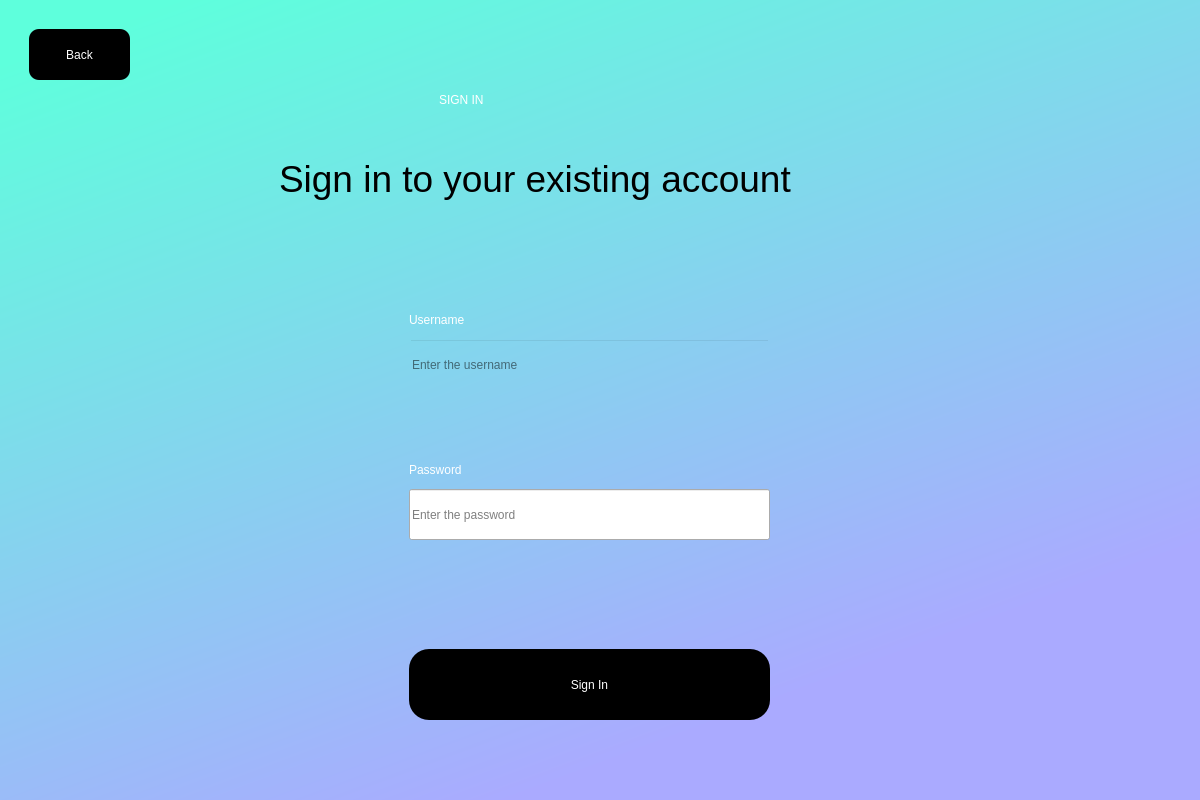
<?xml version="1.0" encoding="UTF-8"?>
<ui version="4.0">
 <class>Dialog</class>
 <widget class="QDialog" name="Dialog">
  <property name="geometry">
   <rect>
    <x>0</x>
    <y>0</y>
    <width>1200</width>
    <height>800</height>
   </rect>
  </property>
  <property name="windowTitle">
   <string>Dialog</string>
  </property>
  <widget class="QWidget" name="widget" native="true">
   <property name="geometry">
    <rect>
     <x>-1</x>
     <y>-1</y>
     <width>1201</width>
     <height>801</height>
    </rect>
   </property>
   <property name="styleSheet">
    <string notr="true">QWidget#widget{

background-color:qlineargradient(spread:pad, x1:0.031, y1:0.0629545, x2:0.526316, y2:0.943, stop:0 rgba(94, 255, 220, 255), stop:1 rgba(170, 170, 255, 255))}</string>
   </property>
   <widget class="QLabel" name="label_2">
    <property name="geometry">
     <rect>
      <x>440</x>
      <y>60</y>
      <width>311</width>
      <height>81</height>
     </rect>
    </property>
    <property name="styleSheet">
     <string notr="true">font: 48pt &quot;Alta&quot;; color:rgb(255, 255, 255)</string>
    </property>
    <property name="text">
     <string>SIGN IN</string>
    </property>
   </widget>
   <widget class="QPushButton" name="signin">
    <property name="geometry">
     <rect>
      <x>410</x>
      <y>650</y>
      <width>361</width>
      <height>71</height>
     </rect>
    </property>
    <property name="styleSheet">
     <string notr="true">border-radius:20px;
font: 26pt &quot;Georgia&quot;;
background-color: rgb(0, 0, 0);

color: rgb(255, 255, 255);</string>
    </property>
    <property name="text">
     <string>Sign In</string>
    </property>
   </widget>
   <widget class="QLabel" name="label">
    <property name="geometry">
     <rect>
      <x>280</x>
      <y>150</y>
      <width>651</width>
      <height>61</height>
     </rect>
    </property>
    <property name="styleSheet">
     <string notr="true">font: 26pt &quot;Myanmar Texc&quot;;
color:rgb(0, 0, 0)</string>
    </property>
    <property name="text">
     <string>&lt;html&gt;&lt;head/&gt;&lt;body&gt;&lt;p&gt;&lt;span style=&quot; font-size:28pt;&quot;&gt;Sign in to your existing account &lt;/span&gt;&lt;/p&gt;&lt;/body&gt;&lt;/html&gt;</string>
    </property>
   </widget>
   <widget class="QLineEdit" name="usernamefield">
    <property name="geometry">
     <rect>
      <x>410</x>
      <y>340</y>
      <width>361</width>
      <height>51</height>
     </rect>
    </property>
    <property name="styleSheet">
     <string notr="true">font: 16pt &quot;Myanmar Text&quot;;
background-color: rgba(0,0,0,0)
</string>
    </property>
    <property name="text">
     <string/>
    </property>
    <property name="placeholderText">
     <string>Enter the username </string>
    </property>
   </widget>
   <widget class="QLineEdit" name="passwordfield">
    <property name="geometry">
     <rect>
      <x>410</x>
      <y>490</y>
      <width>361</width>
      <height>51</height>
     </rect>
    </property>
    <property name="styleSheet">
     <string notr="true">font: 16pt &quot;Myanmar Text&quot;;
</string>
    </property>
    <property name="text">
     <string/>
    </property>
    <property name="placeholderText">
     <string>Enter the password</string>
    </property>
    <property name="clearButtonEnabled">
     <bool>false</bool>
    </property>
   </widget>
   <widget class="QLabel" name="label_3">
    <property name="geometry">
     <rect>
      <x>410</x>
      <y>290</y>
      <width>241</width>
      <height>61</height>
     </rect>
    </property>
    <property name="styleSheet">
     <string notr="true">color:rgb(255, 255, 255);
font: 20pt &quot;Myanmar Text&quot;;</string>
    </property>
    <property name="text">
     <string>Username</string>
    </property>
   </widget>
   <widget class="QLabel" name="label_4">
    <property name="geometry">
     <rect>
      <x>410</x>
      <y>440</y>
      <width>241</width>
      <height>61</height>
     </rect>
    </property>
    <property name="styleSheet">
     <string notr="true">color:rgb(255, 255, 255);
font: 20pt &quot;Myanmar Text&quot;;</string>
    </property>
    <property name="text">
     <string>Password</string>
    </property>
   </widget>
   <widget class="QPushButton" name="back">
    <property name="geometry">
     <rect>
      <x>30</x>
      <y>30</y>
      <width>101</width>
      <height>51</height>
     </rect>
    </property>
    <property name="styleSheet">
     <string notr="true">border-radius:10px;
font: 20pt &quot;Georgia&quot;;
background-color: rgb(0, 0, 0);

color: rgb(255, 255, 255);</string>
    </property>
    <property name="text">
     <string>Back</string>
    </property>
   </widget>
   <widget class="QLabel" name="error">
    <property name="geometry">
     <rect>
      <x>410</x>
      <y>570</y>
      <width>681</width>
      <height>31</height>
     </rect>
    </property>
    <property name="styleSheet">
     <string notr="true">font: 14pt &quot;Myanmar Text&quot;;
color:red;</string>
    </property>
    <property name="text">
     <string/>
    </property>
   </widget>
  </widget>
 </widget>
 <resources>
  <include location="Icon.qrc"/>
 </resources>
 <connections/>
</ui>
